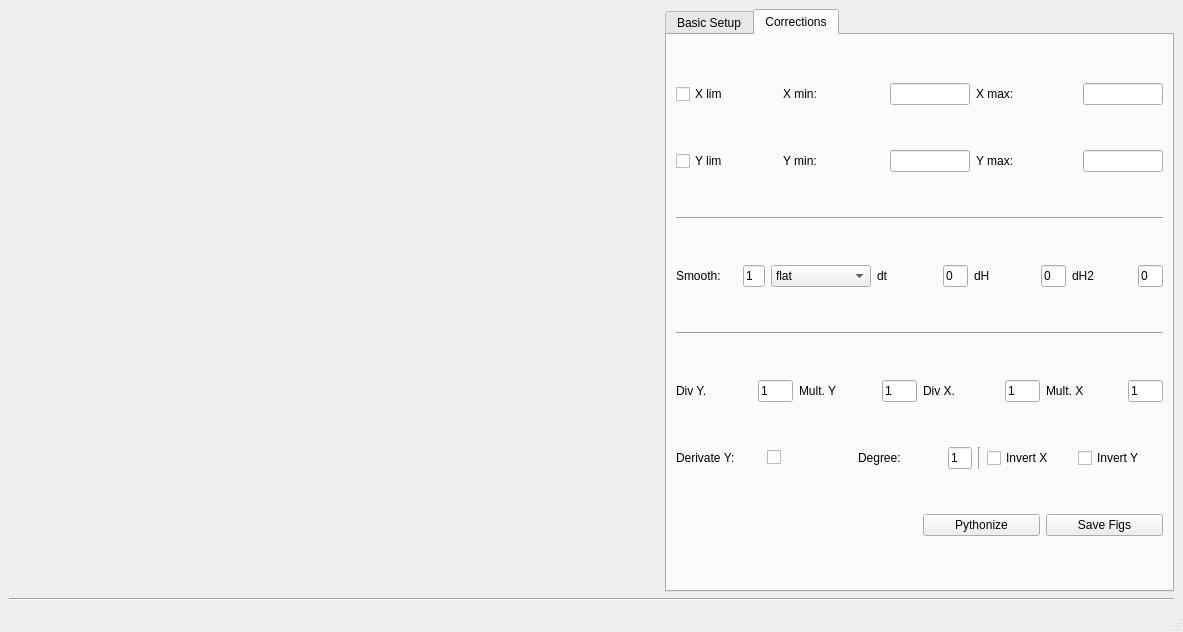
<?xml version="1.0" encoding="UTF-8"?>
<ui version="4.0">
 <class>MainWindow</class>
 <widget class="QMainWindow" name="MainWindow">
  <property name="geometry">
   <rect>
    <x>0</x>
    <y>0</y>
    <width>1183</width>
    <height>632</height>
   </rect>
  </property>
  <property name="windowTitle">
   <string>MainWindow</string>
  </property>
  <widget class="QWidget" name="centralwidget">
   <layout class="QGridLayout" name="gridLayout_4">
    <item row="0" column="0">
     <widget class="MplWidget" name="mpl" native="true">
      <property name="minimumSize">
       <size>
        <width>650</width>
        <height>558</height>
       </size>
      </property>
     </widget>
    </item>
    <item row="1" column="0" colspan="2">
     <widget class="Line" name="line_20">
      <property name="orientation">
       <enum>Qt::Horizontal</enum>
      </property>
     </widget>
    </item>
    <item row="0" column="1">
     <widget class="QTabWidget" name="tabWidget">
      <property name="tabPosition">
       <enum>QTabWidget::North</enum>
      </property>
      <property name="currentIndex">
       <number>1</number>
      </property>
      <property name="elideMode">
       <enum>Qt::ElideLeft</enum>
      </property>
      <widget class="QWidget" name="tab">
       <attribute name="title">
        <string>Basic Setup</string>
       </attribute>
       <layout class="QGridLayout" name="gridLayout_2">
        <item row="0" column="0">
         <layout class="QHBoxLayout" name="horizontalLayout_11">
          <property name="sizeConstraint">
           <enum>QLayout::SetNoConstraint</enum>
          </property>
          <item>
           <widget class="QLabel" name="l_x">
            <property name="text">
             <string>X</string>
            </property>
           </widget>
          </item>
          <item>
           <widget class="QComboBox" name="combo_x">
            <property name="maximumSize">
             <size>
              <width>50</width>
              <height>16777215</height>
             </size>
            </property>
           </widget>
          </item>
          <item>
           <widget class="QLabel" name="l_y">
            <property name="text">
             <string>Y</string>
            </property>
           </widget>
          </item>
          <item>
           <widget class="QComboBox" name="combo_y">
            <property name="maximumSize">
             <size>
              <width>50</width>
              <height>16777215</height>
             </size>
            </property>
           </widget>
          </item>
          <item>
           <widget class="QLabel" name="l_start">
            <property name="text">
             <string>Start</string>
            </property>
           </widget>
          </item>
          <item>
           <widget class="QSlider" name="slide_start">
            <property name="minimum">
             <number>1</number>
            </property>
            <property name="value">
             <number>10</number>
            </property>
            <property name="orientation">
             <enum>Qt::Horizontal</enum>
            </property>
           </widget>
          </item>
          <item>
           <widget class="QLabel" name="l_stop">
            <property name="text">
             <string>Stop</string>
            </property>
           </widget>
          </item>
          <item>
           <widget class="QSlider" name="slide_stop">
            <property name="minimum">
             <number>1</number>
            </property>
            <property name="value">
             <number>10</number>
            </property>
            <property name="orientation">
             <enum>Qt::Horizontal</enum>
            </property>
           </widget>
          </item>
         </layout>
        </item>
        <item row="1" column="0">
         <widget class="Line" name="line_17">
          <property name="orientation">
           <enum>Qt::Horizontal</enum>
          </property>
         </widget>
        </item>
        <item row="2" column="0">
         <layout class="QHBoxLayout" name="horizontalLayout_10">
          <item>
           <widget class="QLabel" name="l_xlabel">
            <property name="text">
             <string>X Label</string>
            </property>
           </widget>
          </item>
          <item>
           <widget class="QLineEdit" name="edit_xlabel">
            <property name="maximumSize">
             <size>
              <width>80</width>
              <height>16777215</height>
             </size>
            </property>
            <property name="text">
             <string>$H\,[T]$</string>
            </property>
           </widget>
          </item>
          <item>
           <widget class="QLabel" name="l_xsize">
            <property name="text">
             <string>X size</string>
            </property>
           </widget>
          </item>
          <item>
           <widget class="QSlider" name="slide_xsize">
            <property name="minimum">
             <number>8</number>
            </property>
            <property name="value">
             <number>20</number>
            </property>
            <property name="orientation">
             <enum>Qt::Horizontal</enum>
            </property>
           </widget>
          </item>
         </layout>
        </item>
        <item row="3" column="0">
         <layout class="QHBoxLayout" name="horizontalLayout_12">
          <item>
           <widget class="QLabel" name="l_x_ticks">
            <property name="text">
             <string>X Ticks Nr</string>
            </property>
           </widget>
          </item>
          <item>
           <widget class="QSlider" name="slide_xnr">
            <property name="minimum">
             <number>3</number>
            </property>
            <property name="maximum">
             <number>20</number>
            </property>
            <property name="value">
             <number>5</number>
            </property>
            <property name="orientation">
             <enum>Qt::Horizontal</enum>
            </property>
           </widget>
          </item>
          <item>
           <widget class="QLabel" name="l_xsizeticks">
            <property name="text">
             <string>X size ticks</string>
            </property>
           </widget>
          </item>
          <item>
           <widget class="QSlider" name="slide_xsizeticks">
            <property name="minimum">
             <number>8</number>
            </property>
            <property name="value">
             <number>18</number>
            </property>
            <property name="orientation">
             <enum>Qt::Horizontal</enum>
            </property>
           </widget>
          </item>
         </layout>
        </item>
        <item row="4" column="0">
         <widget class="Line" name="line_16">
          <property name="orientation">
           <enum>Qt::Horizontal</enum>
          </property>
         </widget>
        </item>
        <item row="5" column="0">
         <layout class="QHBoxLayout" name="horizontalLayout_13">
          <item>
           <widget class="QLabel" name="l_ylabel">
            <property name="text">
             <string>Y Label</string>
            </property>
           </widget>
          </item>
          <item>
           <widget class="QLineEdit" name="edit_ylabel">
            <property name="maximumSize">
             <size>
              <width>80</width>
              <height>16777215</height>
             </size>
            </property>
            <property name="text">
             <string>$V\,[V]$</string>
            </property>
           </widget>
          </item>
          <item>
           <widget class="QLabel" name="l_ysize">
            <property name="text">
             <string>Y size</string>
            </property>
           </widget>
          </item>
          <item>
           <widget class="QSlider" name="slide_ysize">
            <property name="minimum">
             <number>8</number>
            </property>
            <property name="value">
             <number>20</number>
            </property>
            <property name="orientation">
             <enum>Qt::Horizontal</enum>
            </property>
           </widget>
          </item>
         </layout>
        </item>
        <item row="6" column="0">
         <layout class="QHBoxLayout" name="horizontalLayout_8">
          <item>
           <widget class="QLabel" name="l_y_ticks">
            <property name="text">
             <string>Y Ticks Nr</string>
            </property>
           </widget>
          </item>
          <item>
           <widget class="QSlider" name="slide_ynr">
            <property name="minimum">
             <number>3</number>
            </property>
            <property name="maximum">
             <number>20</number>
            </property>
            <property name="value">
             <number>5</number>
            </property>
            <property name="orientation">
             <enum>Qt::Horizontal</enum>
            </property>
           </widget>
          </item>
          <item>
           <widget class="QLabel" name="l_ysizeticks">
            <property name="text">
             <string>Y size ticks</string>
            </property>
           </widget>
          </item>
          <item>
           <widget class="QSlider" name="slide_ysizeticks">
            <property name="minimum">
             <number>8</number>
            </property>
            <property name="value">
             <number>18</number>
            </property>
            <property name="orientation">
             <enum>Qt::Horizontal</enum>
            </property>
           </widget>
          </item>
         </layout>
        </item>
        <item row="7" column="0">
         <widget class="Line" name="line_19">
          <property name="orientation">
           <enum>Qt::Horizontal</enum>
          </property>
         </widget>
        </item>
        <item row="8" column="0">
         <layout class="QHBoxLayout" name="horizontalLayout_9">
          <item>
           <widget class="QLabel" name="l_title">
            <property name="text">
             <string>Title</string>
            </property>
           </widget>
          </item>
          <item>
           <widget class="QLineEdit" name="edit_title">
            <property name="maximumSize">
             <size>
              <width>100</width>
              <height>16777215</height>
             </size>
            </property>
            <property name="text">
             <string>$ Title $</string>
            </property>
           </widget>
          </item>
          <item>
           <widget class="QLabel" name="l_label">
            <property name="text">
             <string>Label:</string>
            </property>
           </widget>
          </item>
          <item>
           <widget class="QLineEdit" name="edit_label">
            <property name="maximumSize">
             <size>
              <width>100</width>
              <height>16777215</height>
             </size>
            </property>
            <property name="text">
             <string>$ label $</string>
            </property>
           </widget>
          </item>
          <item>
           <widget class="QLabel" name="l_titlesize">
            <property name="text">
             <string>title size</string>
            </property>
           </widget>
          </item>
          <item>
           <widget class="QSlider" name="slide_titlesize">
            <property name="minimum">
             <number>8</number>
            </property>
            <property name="value">
             <number>10</number>
            </property>
            <property name="orientation">
             <enum>Qt::Horizontal</enum>
            </property>
           </widget>
          </item>
         </layout>
        </item>
        <item row="9" column="0">
         <widget class="Line" name="line_23">
          <property name="orientation">
           <enum>Qt::Horizontal</enum>
          </property>
         </widget>
        </item>
        <item row="10" column="0">
         <layout class="QHBoxLayout" name="horizontalLayout_5">
          <item>
           <widget class="QLabel" name="l_inset">
            <property name="text">
             <string>Inset:</string>
            </property>
           </widget>
          </item>
          <item>
           <widget class="QLineEdit" name="edit_inset">
            <property name="maximumSize">
             <size>
              <width>25</width>
              <height>16777215</height>
             </size>
            </property>
            <property name="text">
             <string>0</string>
            </property>
           </widget>
          </item>
          <item>
           <widget class="QLabel" name="l_zoom">
            <property name="text">
             <string>Zoom</string>
            </property>
           </widget>
          </item>
          <item>
           <widget class="QSlider" name="slide_zoom">
            <property name="value">
             <number>70</number>
            </property>
            <property name="sliderPosition">
             <number>70</number>
            </property>
            <property name="orientation">
             <enum>Qt::Horizontal</enum>
            </property>
           </widget>
          </item>
          <item>
           <widget class="QLabel" name="l_pox">
            <property name="text">
             <string>PosX</string>
            </property>
           </widget>
          </item>
          <item>
           <widget class="QSlider" name="slide_posx">
            <property name="value">
             <number>80</number>
            </property>
            <property name="orientation">
             <enum>Qt::Horizontal</enum>
            </property>
           </widget>
          </item>
          <item>
           <widget class="QLabel" name="l_posy">
            <property name="text">
             <string>PosY</string>
            </property>
           </widget>
          </item>
          <item>
           <widget class="QSlider" name="slide_posy">
            <property name="value">
             <number>80</number>
            </property>
            <property name="orientation">
             <enum>Qt::Horizontal</enum>
            </property>
           </widget>
          </item>
         </layout>
        </item>
        <item row="11" column="0">
         <widget class="Line" name="line_25">
          <property name="orientation">
           <enum>Qt::Horizontal</enum>
          </property>
         </widget>
        </item>
        <item row="12" column="0">
         <layout class="QHBoxLayout" name="horizontalLayout_2">
          <item>
           <widget class="QCheckBox" name="check_grid">
            <property name="text">
             <string>Grid</string>
            </property>
           </widget>
          </item>
          <item>
           <widget class="QCheckBox" name="check_label">
            <property name="text">
             <string>Label</string>
            </property>
            <property name="checked">
             <bool>false</bool>
            </property>
           </widget>
          </item>
          <item>
           <widget class="QCheckBox" name="check_tight">
            <property name="enabled">
             <bool>true</bool>
            </property>
            <property name="autoFillBackground">
             <bool>false</bool>
            </property>
            <property name="text">
             <string>Tight</string>
            </property>
            <property name="checked">
             <bool>true</bool>
            </property>
           </widget>
          </item>
         </layout>
        </item>
       </layout>
      </widget>
      <widget class="QWidget" name="tab_2">
       <attribute name="title">
        <string>Corrections</string>
       </attribute>
       <layout class="QGridLayout" name="gridLayout">
        <item row="0" column="0" colspan="2">
         <layout class="QHBoxLayout" name="horizontalLayout_4">
          <item>
           <widget class="QCheckBox" name="check_xlim">
            <property name="text">
             <string>X lim</string>
            </property>
           </widget>
          </item>
          <item>
           <widget class="QLabel" name="l_xmin">
            <property name="text">
             <string>X min:</string>
            </property>
           </widget>
          </item>
          <item>
           <widget class="QLineEdit" name="edit_xmin">
            <property name="maximumSize">
             <size>
              <width>80</width>
              <height>16777215</height>
             </size>
            </property>
           </widget>
          </item>
          <item>
           <widget class="QLabel" name="l_xmax">
            <property name="text">
             <string>X max:</string>
            </property>
           </widget>
          </item>
          <item>
           <widget class="QLineEdit" name="edit_xmax">
            <property name="maximumSize">
             <size>
              <width>80</width>
              <height>16777215</height>
             </size>
            </property>
           </widget>
          </item>
         </layout>
        </item>
        <item row="1" column="0" colspan="2">
         <layout class="QHBoxLayout" name="horizontalLayout_7">
          <item>
           <widget class="QCheckBox" name="check_ylim">
            <property name="text">
             <string>Y lim</string>
            </property>
           </widget>
          </item>
          <item>
           <widget class="QLabel" name="l_ymin">
            <property name="text">
             <string>Y min:</string>
            </property>
           </widget>
          </item>
          <item>
           <widget class="QLineEdit" name="edit_ymin">
            <property name="maximumSize">
             <size>
              <width>80</width>
              <height>16777215</height>
             </size>
            </property>
           </widget>
          </item>
          <item>
           <widget class="QLabel" name="l_ymax">
            <property name="text">
             <string>Y max:</string>
            </property>
           </widget>
          </item>
          <item>
           <widget class="QLineEdit" name="edit_ymax">
            <property name="maximumSize">
             <size>
              <width>80</width>
              <height>16777215</height>
             </size>
            </property>
           </widget>
          </item>
         </layout>
        </item>
        <item row="2" column="0" colspan="2">
         <widget class="Line" name="line_21">
          <property name="orientation">
           <enum>Qt::Horizontal</enum>
          </property>
         </widget>
        </item>
        <item row="3" column="0" colspan="2">
         <layout class="QHBoxLayout" name="horizontalLayout_14">
          <item>
           <widget class="QLabel" name="label">
            <property name="text">
             <string>Smooth:</string>
            </property>
           </widget>
          </item>
          <item>
           <widget class="QLineEdit" name="edit_smooth">
            <property name="maximumSize">
             <size>
              <width>22</width>
              <height>16777215</height>
             </size>
            </property>
            <property name="text">
             <string>1</string>
            </property>
           </widget>
          </item>
          <item>
           <widget class="QComboBox" name="combo_smooth">
            <property name="minimumSize">
             <size>
              <width>100</width>
              <height>0</height>
             </size>
            </property>
            <item>
             <property name="text">
              <string>flat</string>
             </property>
            </item>
            <item>
             <property name="text">
              <string>hanning</string>
             </property>
            </item>
            <item>
             <property name="text">
              <string>hamming</string>
             </property>
            </item>
            <item>
             <property name="text">
              <string>bartlett</string>
             </property>
            </item>
            <item>
             <property name="text">
              <string>blackman</string>
             </property>
            </item>
           </widget>
          </item>
          <item>
           <widget class="QLabel" name="l_dt">
            <property name="text">
             <string>dt</string>
            </property>
           </widget>
          </item>
          <item>
           <widget class="QLineEdit" name="edit_dt">
            <property name="maximumSize">
             <size>
              <width>25</width>
              <height>16777215</height>
             </size>
            </property>
            <property name="text">
             <string>0</string>
            </property>
           </widget>
          </item>
          <item>
           <widget class="QLabel" name="l_dH">
            <property name="text">
             <string>dH</string>
            </property>
           </widget>
          </item>
          <item>
           <widget class="QLineEdit" name="edit_dH">
            <property name="maximumSize">
             <size>
              <width>25</width>
              <height>16777215</height>
             </size>
            </property>
            <property name="text">
             <string>0</string>
            </property>
           </widget>
          </item>
          <item>
           <widget class="QLabel" name="l_dH2">
            <property name="text">
             <string>dH2</string>
            </property>
           </widget>
          </item>
          <item>
           <widget class="QLineEdit" name="edit_dH2">
            <property name="maximumSize">
             <size>
              <width>25</width>
              <height>16777215</height>
             </size>
            </property>
            <property name="text">
             <string>0</string>
            </property>
           </widget>
          </item>
         </layout>
        </item>
        <item row="4" column="0" colspan="2">
         <widget class="Line" name="line_22">
          <property name="orientation">
           <enum>Qt::Horizontal</enum>
          </property>
         </widget>
        </item>
        <item row="5" column="0" colspan="2">
         <layout class="QHBoxLayout" name="horizontalLayout_6">
          <item>
           <widget class="QLabel" name="l_divy">
            <property name="text">
             <string>Div Y.</string>
            </property>
           </widget>
          </item>
          <item>
           <widget class="QLineEdit" name="edit_divy">
            <property name="maximumSize">
             <size>
              <width>35</width>
              <height>16777215</height>
             </size>
            </property>
            <property name="text">
             <string>1</string>
            </property>
           </widget>
          </item>
          <item>
           <widget class="QLabel" name="l_multy">
            <property name="text">
             <string>Mult. Y</string>
            </property>
           </widget>
          </item>
          <item>
           <widget class="QLineEdit" name="edit_multy">
            <property name="maximumSize">
             <size>
              <width>35</width>
              <height>16777215</height>
             </size>
            </property>
            <property name="text">
             <string>1</string>
            </property>
           </widget>
          </item>
          <item>
           <widget class="QLabel" name="l_divx">
            <property name="text">
             <string>Div X.</string>
            </property>
           </widget>
          </item>
          <item>
           <widget class="QLineEdit" name="edit_divx">
            <property name="maximumSize">
             <size>
              <width>35</width>
              <height>16777215</height>
             </size>
            </property>
            <property name="text">
             <string notr="true">1</string>
            </property>
           </widget>
          </item>
          <item>
           <widget class="QLabel" name="l_multx">
            <property name="text">
             <string>Mult. X</string>
            </property>
           </widget>
          </item>
          <item>
           <widget class="QLineEdit" name="edit_multx">
            <property name="maximumSize">
             <size>
              <width>35</width>
              <height>16777215</height>
             </size>
            </property>
            <property name="text">
             <string>1</string>
            </property>
           </widget>
          </item>
         </layout>
        </item>
        <item row="6" column="0" colspan="2">
         <layout class="QHBoxLayout" name="horizontalLayout_3">
          <item>
           <widget class="QLabel" name="l_derivy">
            <property name="text">
             <string>Derivate Y:</string>
            </property>
           </widget>
          </item>
          <item>
           <widget class="QCheckBox" name="check_derivate">
            <property name="text">
             <string/>
            </property>
           </widget>
          </item>
          <item>
           <widget class="QLabel" name="l_degree">
            <property name="text">
             <string>Degree:</string>
            </property>
           </widget>
          </item>
          <item>
           <widget class="QLineEdit" name="edit_degree">
            <property name="maximumSize">
             <size>
              <width>24</width>
              <height>16777215</height>
             </size>
            </property>
            <property name="text">
             <string>1</string>
            </property>
           </widget>
          </item>
          <item>
           <widget class="Line" name="line">
            <property name="orientation">
             <enum>Qt::Vertical</enum>
            </property>
           </widget>
          </item>
          <item>
           <widget class="QCheckBox" name="check_invertx">
            <property name="text">
             <string>Invert X</string>
            </property>
           </widget>
          </item>
          <item>
           <widget class="QCheckBox" name="check_inverty">
            <property name="text">
             <string>Invert Y</string>
            </property>
           </widget>
          </item>
         </layout>
        </item>
        <item row="7" column="1">
         <layout class="QHBoxLayout" name="horizontalLayout">
          <item>
           <widget class="QPushButton" name="btn_pythonize">
            <property name="text">
             <string>Pythonize</string>
            </property>
           </widget>
          </item>
          <item>
           <widget class="QPushButton" name="btn_SaveFigs">
            <property name="text">
             <string>Save Figs</string>
            </property>
           </widget>
          </item>
         </layout>
        </item>
       </layout>
      </widget>
     </widget>
    </item>
   </layout>
  </widget>
  <widget class="QMenuBar" name="menubar">
   <property name="geometry">
    <rect>
     <x>0</x>
     <y>0</y>
     <width>1183</width>
     <height>25</height>
    </rect>
   </property>
  </widget>
  <widget class="QStatusBar" name="statusbar"/>
 </widget>
 <customwidgets>
  <customwidget>
   <class>MplWidget</class>
   <extends>QWidget</extends>
   <header>mplwidget.h</header>
   <container>1</container>
  </customwidget>
 </customwidgets>
 <resources/>
 <connections/>
</ui>
